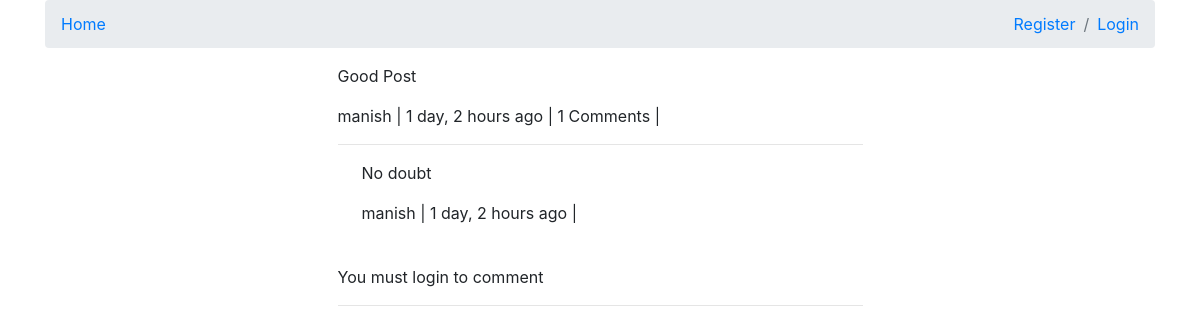
The app's page /comments/107/ with its own data.
### comments/models.py (models this page shows, shortened)
class Comment(models.Model):
    user = models.ForeignKey(settings.AUTH_USER_MODEL, on_delete=models.CASCADE, default=1)
    content_type = models.ForeignKey(ContentType, on_delete=models.CASCADE, null=True)
    object_id = models.PositiveIntegerField(null=True)
    content_object = GenericForeignKey("content_type", "object_id")
    parent  = models.ForeignKey("self", null=True, blank=True, on_delete=models.CASCADE)
    objects = CommentManager() # to make sure the instance of CommentManager is available and CommentManager can override other kinds of queries
    content   = models.TextField()
    timestamp = models.DateTimeField(auto_now_add=True)
    class Meta:
        ordering = ['-timestamp']
    def children(self):
        return Comment.objects.filter(parent=self)
    @property
    def is_parent(self):
        if self.parent is not None:
            return False
        return True

### comments/views.py (the view, shortened to what this page needs)
# urls.py: path('<int:id>/', comment_thread, name='thread'),
def comment_thread(request, id):
    try:
        obj = Comment.objects.get(id=id)
    except:
        raise Http404
    if not obj.is_parent:
        obj = obj.parent
    content_object = obj.content_object # Post that comment is on
    content_id = obj.content_object.id
    initial_data = {
        "content_type": obj.content_type,
        "object_id": obj.object_id,
    }
    form = CommentForm(request.POST or None, initial=initial_data)
    context = {
        "comment": obj,
        "form": form
    }
    return render(request, 'comments/comment_thread.html', context)

### comments/templates/comments/comment_thread.html (shortened to what this page needs)
{% extends "posts/base.html" %}
{% block content %}
<div class="col-12 col-sm-10 col-md-8 col-lg-6 mb-1 offset-sm-1 offset-md-2 offset-lg-3">
                        <p>{{ comment.content }}</p>
                        <footer>{{ comment.user }} | {{ comment.timestamp|timesince }} ago | {% if comment.children.count > 0 %}{{ comment.children.count }} Comments  | {% endif %} </footer>
                        <div>
                        <hr/>
                        {% for child_comment in comment.children %}
                            <blockquote class="ml-4">
                                <p>{{ child_comment.content }}</p>
                                <footer>{{ child_comment.user }} | {{ child_comment.timestamp|timesince }} ago | {% if request.user == comment.user %} <a href='{{ child_comment.get_delete_url }}'> Delete </a> {% endif %}</footer>
                               <br>
                        {% endfor %}
                            </blockquote>
                            {% if request.user.is_authenticated %}
                            <form method="POST" action="."> {% csrf_token %}
                               {{ form }}
                                <input type="hidden" name="parent_id" value="{{ comment.id }}">
                                <input type="submit" value="Reply" class="btn btn-primary">
                            </form>
                            {% else %}
                            <p>You must login to comment</p>
                            {% endif %}
                        </div>
                    <hr/>
    </div>
</div>
{% endblock content %}

### records on screen
Comment: content "Good Post", user "manish", timestamp "1 day, 2 hours", children.count "1"
Comment: content "No doubt", user "manish", timestamp "1 day, 2 hours"
